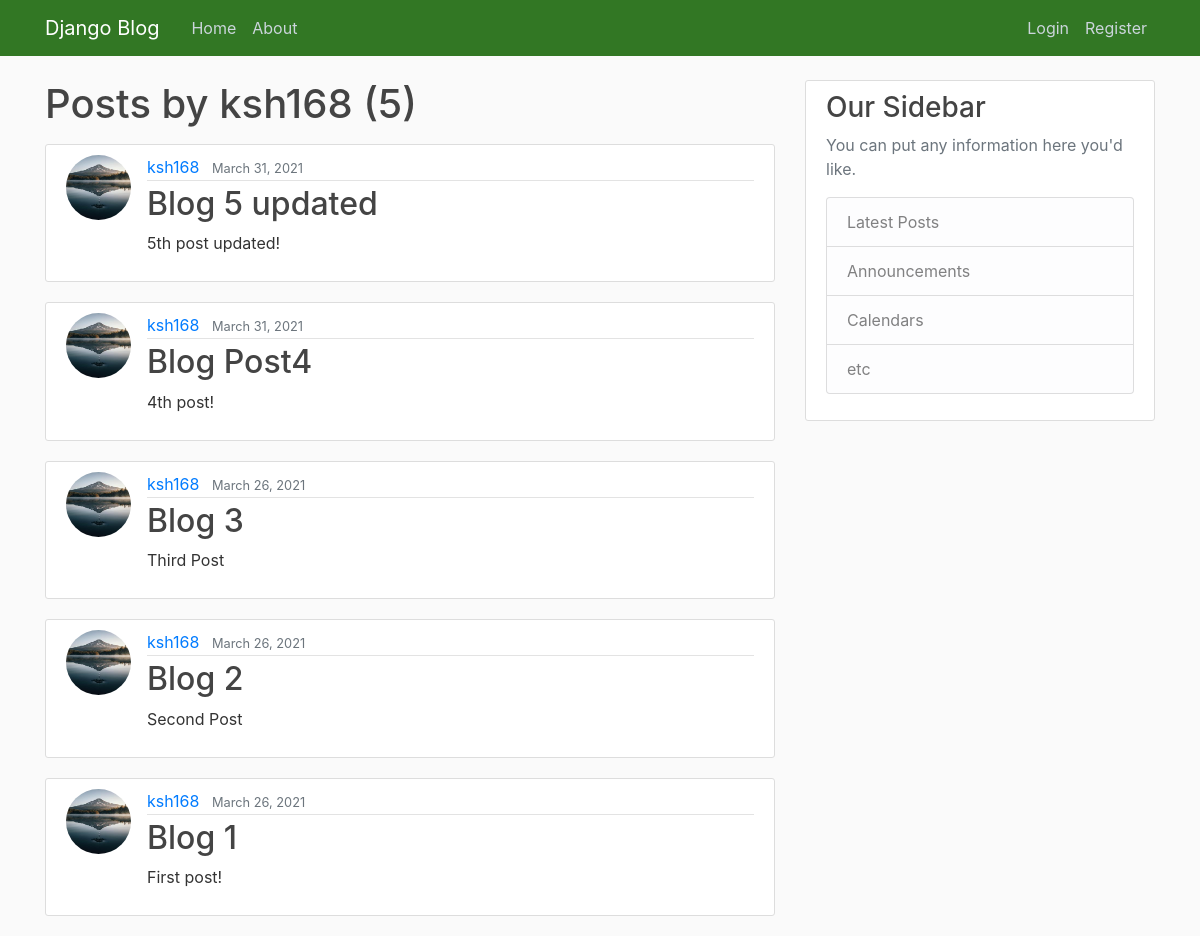
The app's page /user/ksh168, older data.
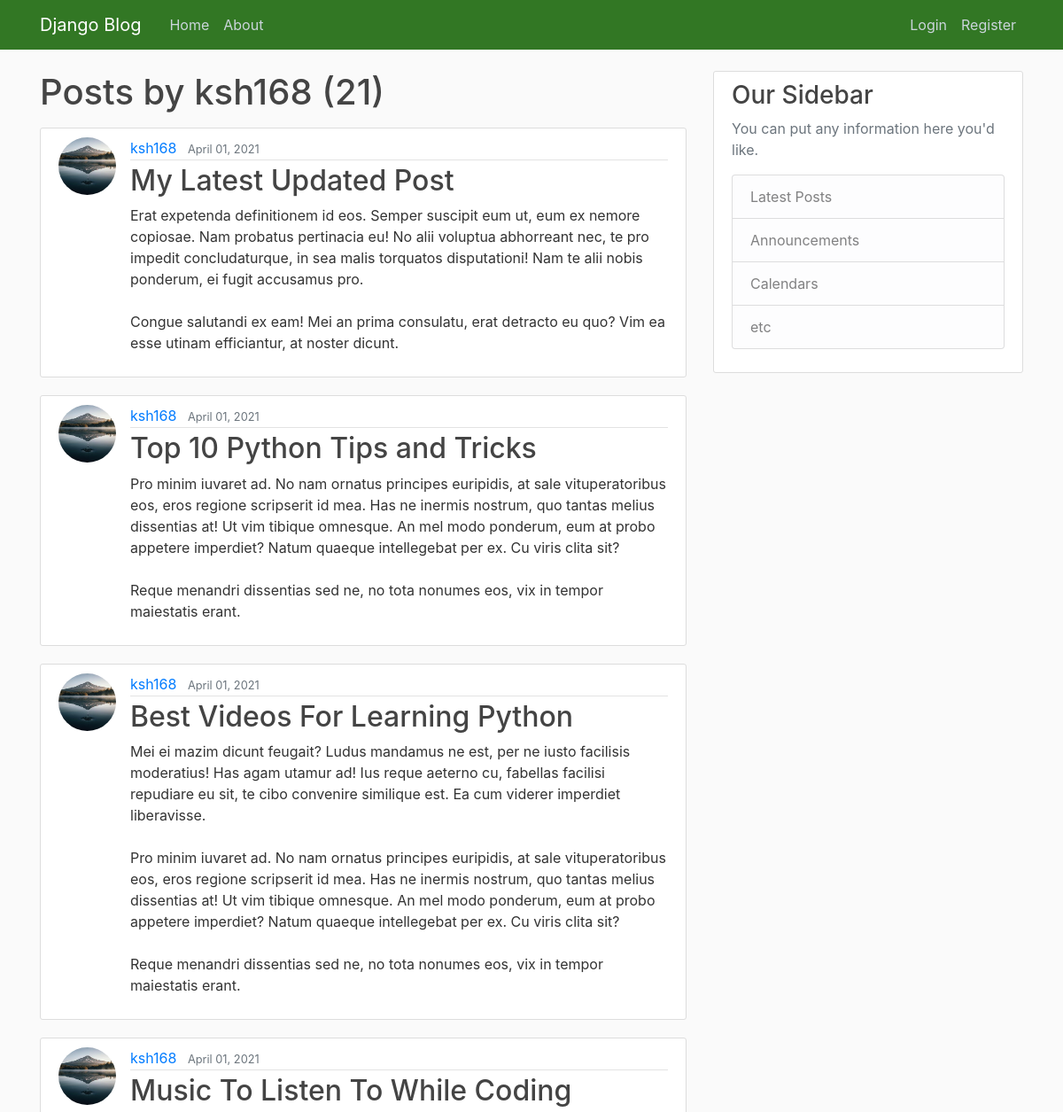
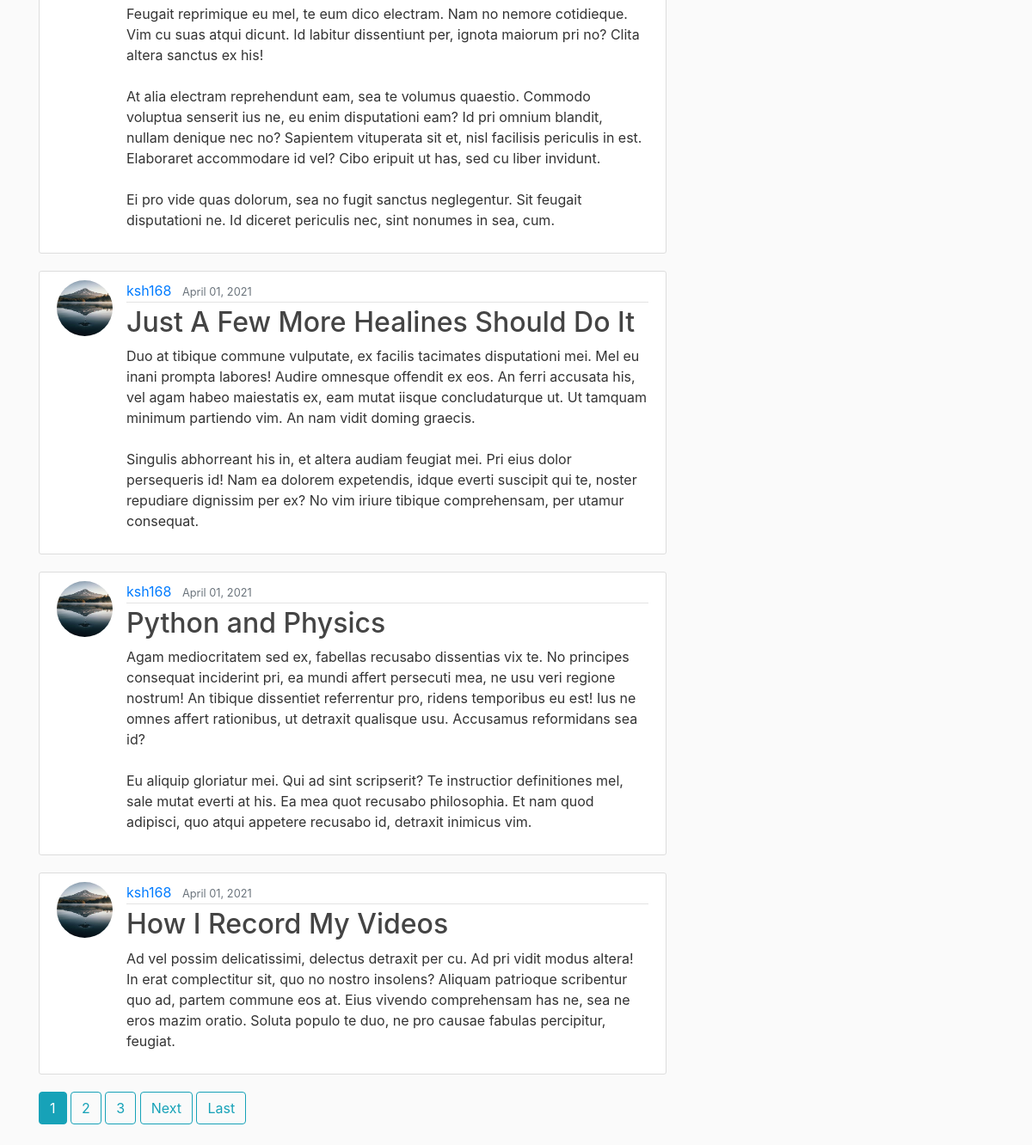
The same page, newer data (2 pictures, top to bottom).
### blog/models.py (models this page shows, shortened)
class Post(models.Model):
    title = models.CharField(max_length=100)
    content = models.TextField()
    date_posted = models.DateTimeField(default=timezone.now)
    author = models.ForeignKey(User, on_delete=models.CASCADE)

### users/models.py (models this page shows, shortened)
class Profile(models.Model):
    user = models.OneToOneField(User, on_delete=models.CASCADE)
    image = models.ImageField(default='default.jpg', upload_to='profile_pics')

### blog/views.py (the view)
# urls.py: path('user/<str:username>', UserPostListView.as_view(), name='user-posts'),
class UserPostListView(ListView):
    model = Post
    template_name = 'blog/user_posts.html'    # <app>/<model>_<viewtype>.html
    context_object_name = 'posts'
    paginate_by = 7     #no. of posts in one page
    def get_queryset(self):
        user = get_object_or_404(User, username=self.kwargs.get('username'))
        return Post.objects.filter(author=user).order_by('-date_posted')

### blog/templates/blog/user_posts.html (shortened to what this page needs)
{% extends "blog/base.html" %}
{% block content %}
    <h1 class="mb-3">Posts by {{ view.kwargs.username }} ({{ page_obj.paginator.count }})</h1>
    {% for post in posts %}
        <article class="media content-section">
            <img class="rounded-circle article-img" src="{{ post.author.profile.image.url }}">
            <div class="media-body">
            <div class="article-metadata">
                <a class="mr-2" href="{% url 'user-posts' post.author.username %}">{{ post.author }}</a>
                <small class="text-muted">{{ post.date_posted|date:"F d, Y" }}</small>
            </div>
            <h2><a class="article-title" href="{% url 'post-detail' post.id %}">{{ post.title }}</a></h2>
            <p class="article-content">{{ post.content }}</p>
            </div>
        </article>
    {% endfor %}
    {% if is_paginated %}
        {% for num in page_obj.paginator.page_range %}
            {% if page_obj.number == num %}
                <a class="btn btn-info mb-4" href="?page={{ num }}">{{ num }}</a>
            {% elif num > page_obj.number|add:'-3' and num < page_obj.number|add:'3' %}
                <a class="btn btn-outline-info mb-4" href="?page={{ num }}">{{ num }}</a>
            {% endif %}
        {% endfor %}
        {% if page_obj.has_next %}
            <a class="btn btn-outline-info mb-4" href="?page={{ page_obj.next_page_number }}">Next</a>
            <a class="btn btn-outline-info mb-4" href="?page={{ page_obj.paginator.num_pages }}">Last</a>
        {% endif %}
    {% endif %}
{% endblock content %}

Row changes from the older to the newer data that the page shows:
no longer on this page (row unchanged): Post: author.profile.image (picture), author "ksh168", date_posted "March 31, 2021", title "Blog 5 updated", content "5th post updated!"
no longer on this page (row unchanged): Post: author.profile.image (picture), author "ksh168", date_posted "March 31, 2021", title "Blog Post4", content "4th post!"
no longer on this page (row unchanged): Post: author.profile.image (picture), author "ksh168", date_posted "March 26, 2021", title "Blog 3", content "Third Post"
no longer on this page (row unchanged): Post: author.profile.image (picture), author "ksh168", date_posted "March 26, 2021", title "Blog 2", content "Second Post"
no longer on this page (row unchanged): Post: author.profile.image (picture), author "ksh168", date_posted "March 26, 2021", title "Blog 1", content "First post!"
added Post: author.profile.image (picture), author "ksh168", date_posted "April 01, 2021", title "My Latest Updated Post", content "Erat expetenda definitionem id eos. Semper suscipit eum ut, eum ex nemore copiosae. Nam probatus pertinacia eu! No alii voluptua abhorreant nec, te pro impedit concludaturque, in sea malis torquatos disputationi! Nam te alii nobis ponderum, ei fugit accusamus pro. Congue salutandi ex eam! Mei an prima consulatu, erat detracto eu quo? Vim ea esse utinam efficiantur, at noster dicunt."
added Post: author.profile.image (picture), author "ksh168", date_posted "April 01, 2021", title "Top 10 Python Tips and Tricks", content "Pro minim iuvaret ad. No nam ornatus principes euripidis, at sale vituperatoribus eos, eros regione scripserit id mea. Has ne inermis nostrum, quo tantas melius dissentias at! Ut vim tibique omnesque. An mel modo ponderum, eum at probo appetere imperdiet? Natum quaeque intellegebat per ex. Cu viris clita sit? Reque menandri dissentias sed ne, no tota nonumes eos, vix in tempor maiestatis erant."
added Post: author.profile.image (picture), author "ksh168", date_posted "April 01, 2021", title "Best Videos For Learning Python", content "Mei ei mazim dicunt feugait? Ludus mandamus ne est, per ne iusto facilisis moderatius! Has agam utamur ad! Ius reque aeterno cu, fabellas facilisi repudiare eu sit, te cibo convenire similique est. Ea cum viderer imperdiet liberavisse. Pro minim iuvaret ad. No nam ornatus principes euripidis, at sale vituperatoribus eos, eros regione scripserit id mea. Has ne inermis nostrum, quo tantas melius dissentias at! Ut vim tibique omnesque. An mel modo ponderum, eum at probo appetere imperdiet? Natum quaeque intellegebat per ex. Cu viris clita sit? Reque menandri dissentias sed ne, no tota nonumes eos, vix in tempor maiestatis erant."
added Post: author.profile.image (picture), author "ksh168", date_posted "April 01, 2021", title "Music To Listen To While Coding", content "Feugait reprimique eu mel, te eum dico electram. Nam no nemore cotidieque. Vim cu suas atqui dicunt. Id labitur dissentiunt per, ignota maiorum pri no? Clita altera sanctus ex his! At alia electram reprehendunt eam, sea te volumus quaestio. Commodo voluptua senserit ius ne, eu enim disputationi eam? Id pri omnium blandit, nullam denique nec no? Sapientem vituperata sit et, nisl facilisis periculis in est. Elaboraret accommodare id vel? Cibo eripuit ut has, sed cu liber invidunt. Ei pro vide quas dolorum, sea no fugit sanctus neglegentur. Sit feugait disputationi ne. Id diceret periculis nec, sint nonumes in sea, cum."
added Post: author.profile.image (picture), author "ksh168", date_posted "April 01, 2021", title "Just A Few More Healines Should Do It", content "Duo at tibique commune vulputate, ex facilis tacimates disputationi mei. Mel eu inani prompta labores! Audire omnesque offendit ex eos. An ferri accusata his, vel agam habeo maiestatis ex, eam mutat iisque concludaturque ut. Ut tamquam minimum partiendo vim. An nam vidit doming graecis. Singulis abhorreant his in, et altera audiam feugiat mei. Pri eius dolor persequeris id! Nam ea dolorem expetendis, idque everti suscipit qui te, noster repudiare dignissim per ex? No vim iriure tibique comprehensam, per utamur consequat."
added Post: author.profile.image (picture), author "ksh168", date_posted "April 01, 2021", title "Python and Physics", content "Agam mediocritatem sed ex, fabellas recusabo dissentias vix te. No principes consequat inciderint pri, ea mundi affert persecuti mea, ne usu veri regione nostrum! An tibique dissentiet referrentur pro, ridens temporibus eu est! Ius ne omnes affert rationibus, ut detraxit qualisque usu. Accusamus reformidans sea id? Eu aliquip gloriatur mei. Qui ad sint scripserit? Te instructior definitiones mel, sale mutat everti at his. Ea mea quot recusabo philosophia. Et nam quod adipisci, quo atqui appetere recusabo id, detraxit inimicus vim."
added Post: author.profile.image (picture), author "ksh168", date_posted "April 01, 2021", title "How I Record My Videos", content "Ad vel possim delicatissimi, delectus detraxit per cu. Ad pri vidit modus altera! In erat complectitur sit, quo no nostro insolens? Aliquam patrioque scribentur quo ad, partem commune eos at. Eius vivendo comprehensam has ne, sea ne eros mazim oratio. Soluta populo te duo, ne pro causae fabulas percipitur, feugiat."
Text that changed along with them:
{{ page_obj.paginator.count }}: "5" → "21"
new list line: "1"
new list line: "2"
new list line: "3"
text now shown: "Next Last"
